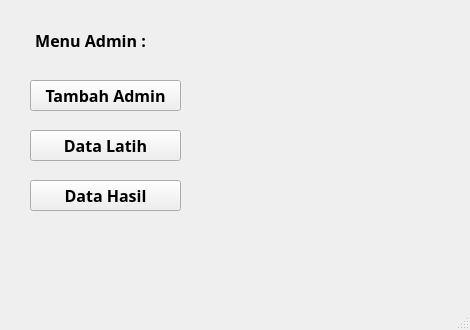
<?xml version="1.0" encoding="UTF-8"?>
<ui version="4.0">
 <class>MainWindow</class>
 <widget class="QMainWindow" name="MainWindow">
  <property name="geometry">
   <rect>
    <x>0</x>
    <y>0</y>
    <width>470</width>
    <height>330</height>
   </rect>
  </property>
  <property name="windowTitle">
   <string>MainWindow</string>
  </property>
  <widget class="QWidget" name="centralwidget">
   <widget class="QLabel" name="label">
    <property name="geometry">
     <rect>
      <x>10</x>
      <y>20</y>
      <width>161</width>
      <height>41</height>
     </rect>
    </property>
    <property name="font">
     <font>
      <family>News701 BT</family>
      <pointsize>12</pointsize>
      <weight>75</weight>
      <bold>true</bold>
     </font>
    </property>
    <property name="text">
     <string>Menu Admin :</string>
    </property>
    <property name="alignment">
     <set>Qt::AlignCenter</set>
    </property>
   </widget>
   <widget class="QPushButton" name="btnTambahAdmin">
    <property name="geometry">
     <rect>
      <x>30</x>
      <y>80</y>
      <width>151</width>
      <height>31</height>
     </rect>
    </property>
    <property name="font">
     <font>
      <family>News701 BT</family>
      <pointsize>12</pointsize>
      <weight>75</weight>
      <bold>true</bold>
     </font>
    </property>
    <property name="text">
     <string>Tambah Admin</string>
    </property>
   </widget>
   <widget class="QPushButton" name="btnDataLatih">
    <property name="geometry">
     <rect>
      <x>30</x>
      <y>130</y>
      <width>151</width>
      <height>31</height>
     </rect>
    </property>
    <property name="font">
     <font>
      <family>News701 BT</family>
      <pointsize>12</pointsize>
      <weight>75</weight>
      <bold>true</bold>
     </font>
    </property>
    <property name="text">
     <string>Data Latih</string>
    </property>
   </widget>
   <widget class="QPushButton" name="btnDataHasil">
    <property name="geometry">
     <rect>
      <x>30</x>
      <y>180</y>
      <width>151</width>
      <height>31</height>
     </rect>
    </property>
    <property name="font">
     <font>
      <family>News701 BT</family>
      <pointsize>12</pointsize>
      <weight>75</weight>
      <bold>true</bold>
     </font>
    </property>
    <property name="text">
     <string>Data Hasil</string>
    </property>
   </widget>
  </widget>
  <widget class="QStatusBar" name="statusbar"/>
 </widget>
 <resources/>
 <connections/>
</ui>
